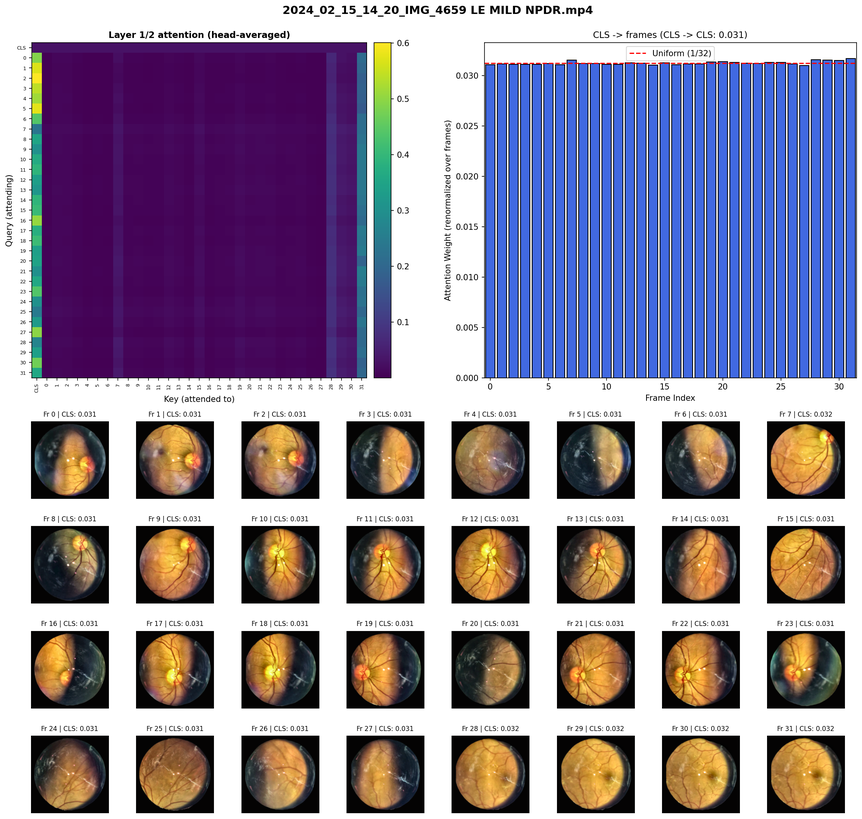
#> input picture all_transformer_attention_analysis/attention_vis_split_1/2024_02_15_14_20_IMG_4659 LE MILD NPDR_layer1.png, 862 x 819 px, shrunk from 2224 x 2113 before the run
$ python -i utils.py   (imports and definitions only)
#> lines starting #> are read from the running program, lines starting #| are printed output that depends on the picture
import os
import torch
import numpy as np
from PIL import Image
import cv2
import matplotlib.pyplot as plt
import seaborn as sns
from sklearn.metrics import (
    accuracy_score, f1_score, precision_score, recall_score,
    roc_auc_score, average_precision_score, precision_recall_curve,
    auc, cohen_kappa_score, confusion_matrix
)


# [91 lines left out: functions binary_metrics, multiclass_metrics, save_confusion_matrix, not called in this run]


def apply_clahe_cv2(img_pil):
    img_np = np.array(img_pil)
    valid = img_np.max(axis=2) > 0
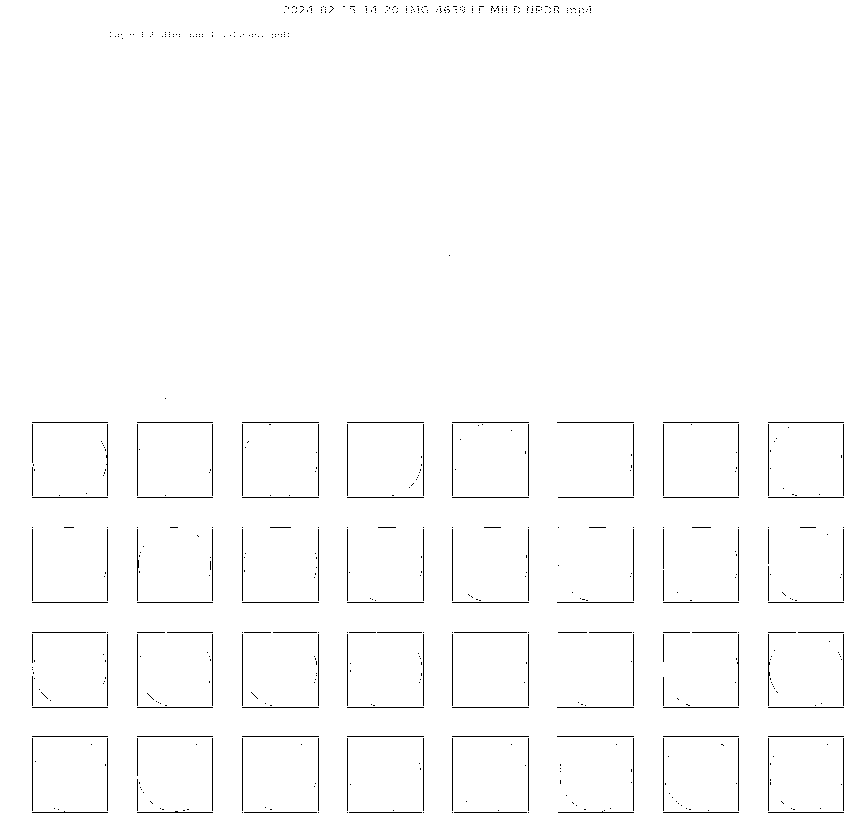
#> valid: shape (819, 862) bool; 98.7% white; black in thin lines or dots
    lab = cv2.cvtColor(img_np, cv2.COLOR_RGB2LAB)
#> lab: shape (819, 862, 3); mean of channels 0, 1, 2 148.3, 138.7, 120.1
    l, a, b = cv2.split(lab)
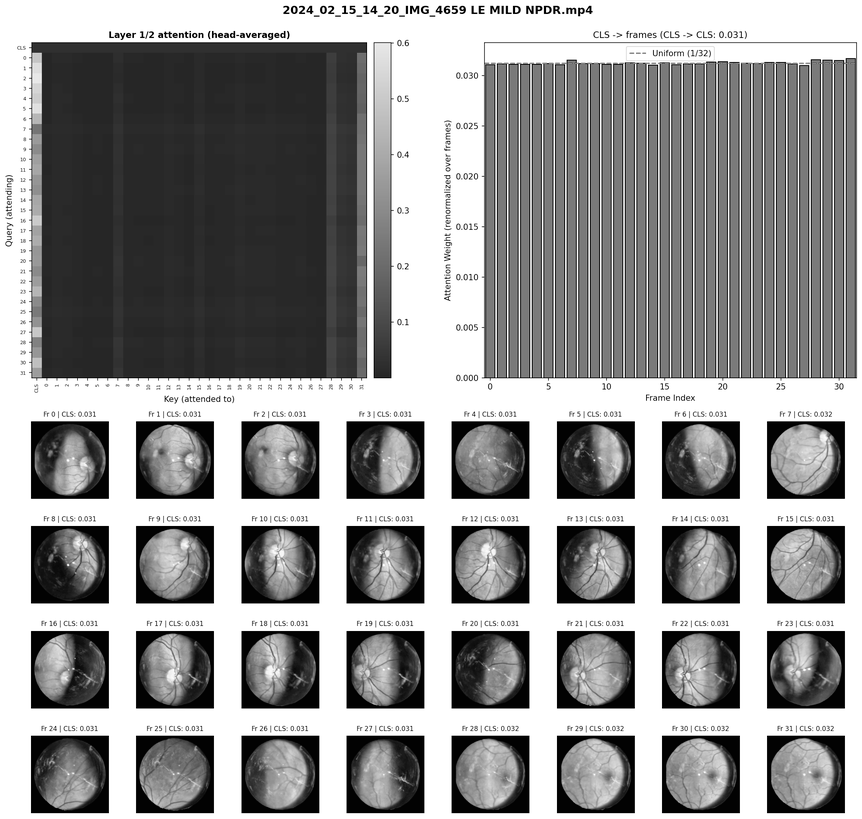
#> l: shape (819, 862); min 0, max 255, mean 148.3
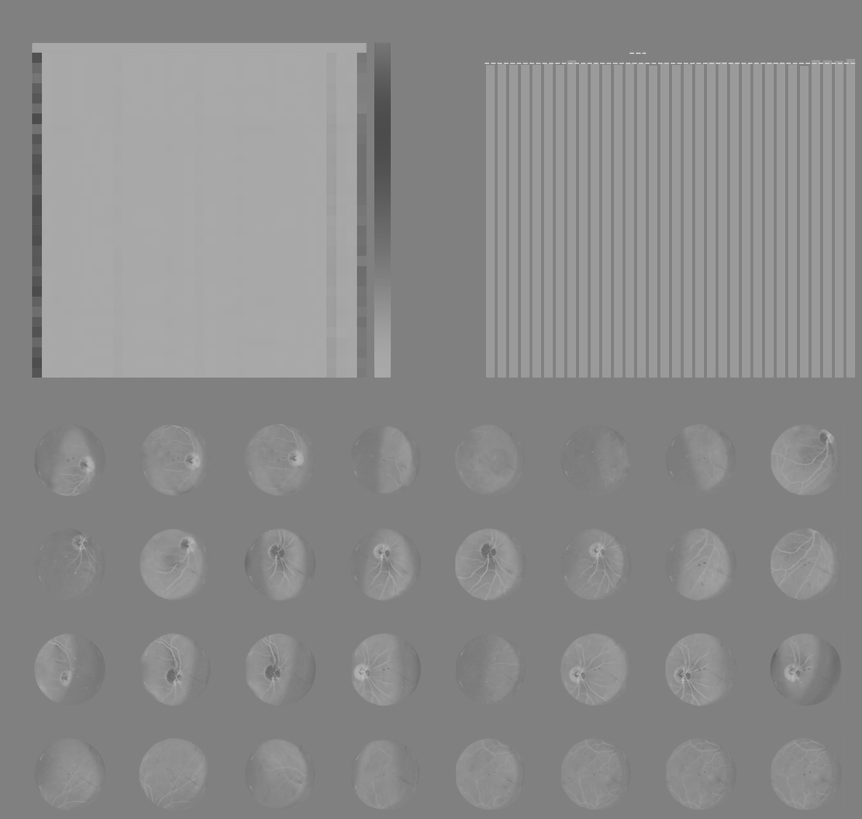
#> a: shape (819, 862); min 72, max 207, mean 138.7
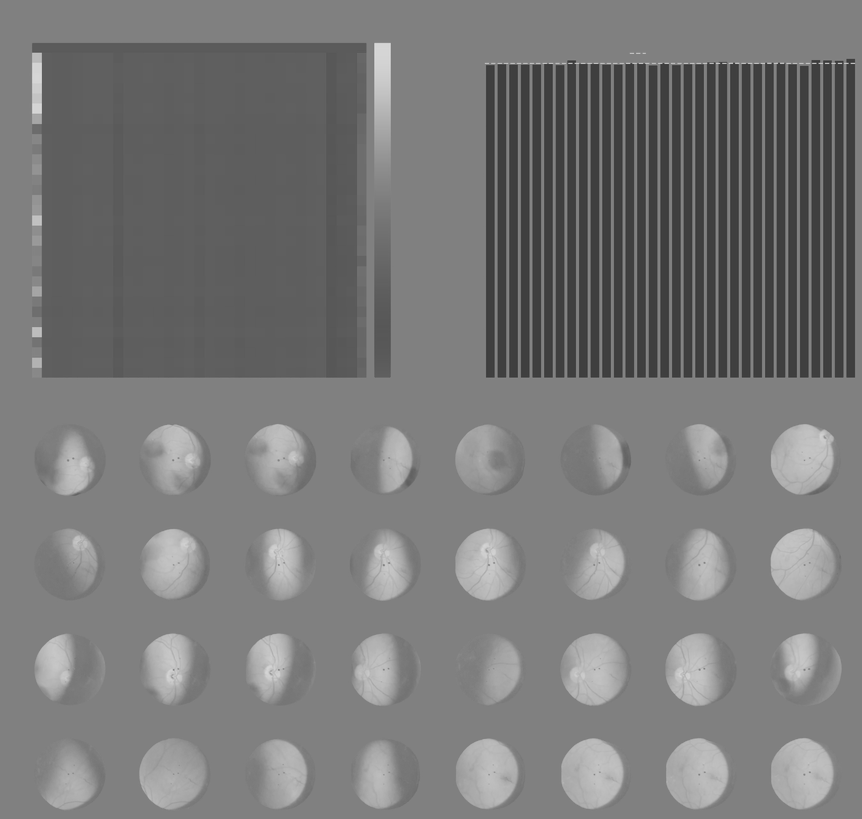
#> b: shape (819, 862); min 53, max 218, mean 120.1
    clahe = cv2.createCLAHE(clipLimit=2.0, tileGridSize=(8, 8))
    l = clahe.apply(l)
    out = cv2.cvtColor(cv2.merge((l, a, b)), cv2.COLOR_LAB2RGB)
    out[~valid] = 0
#> out: shape (819, 862, 3); mean R, G, B 151.1, 141.1, 159.4
    return Image.fromarray(out)

>>> import cv2
>>> picture = cv2.cvtColor(cv2.imread('../all_transformer_attention_analysis/attention_vis_split_1/2024_02_15_14_20_IMG_4659 LE MILD NPDR_layer1.png'), cv2.COLOR_BGR2RGB)
>>> result = apply_clahe_cv2(picture)

$ run again, on all_transformer_attention_analysis/attention_vis_split_1/2024_02_15_14_20_IMG_4659 LE MILD NPDR_layer2.png
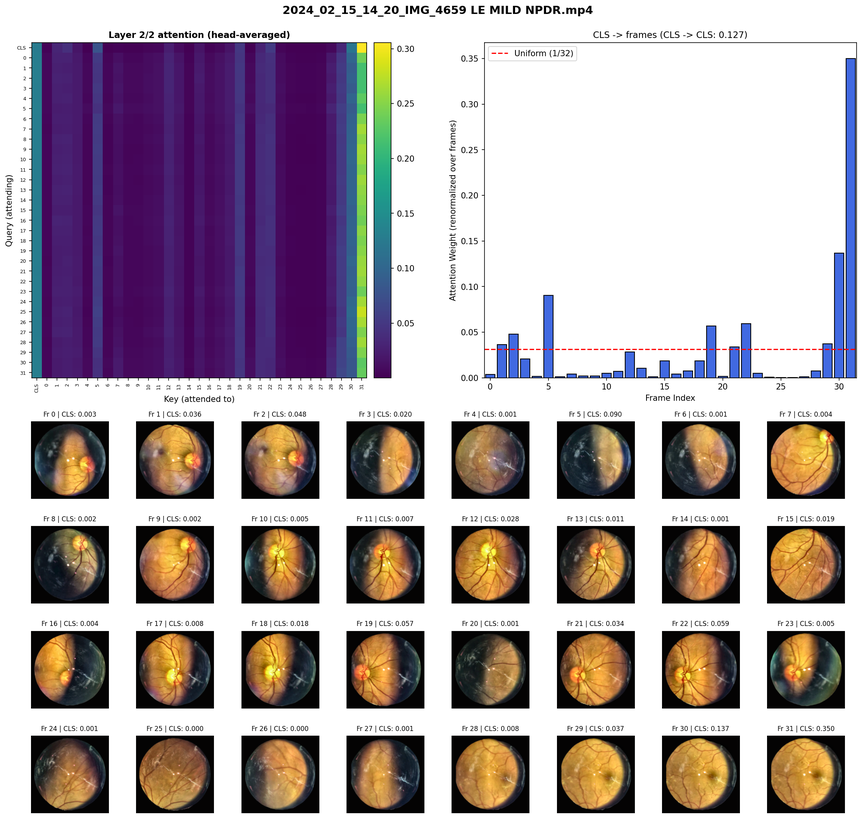
#> input picture all_transformer_attention_analysis/attention_vis_split_1/2024_02_15_14_20_IMG_4659 LE MILD NPDR_layer2.png, 862 x 819 px, shrunk from 2224 x 2113 before the run
#> valid: shape (819, 862) bool; 98.7% white; black in thin lines or dots
#> lab: shape (819, 862, 3); mean of channels 0, 1, 2 169.9, 135.1, 127.2
#> in apply_clahe_cv2, `l, a, b = cv2.split(lab)`:
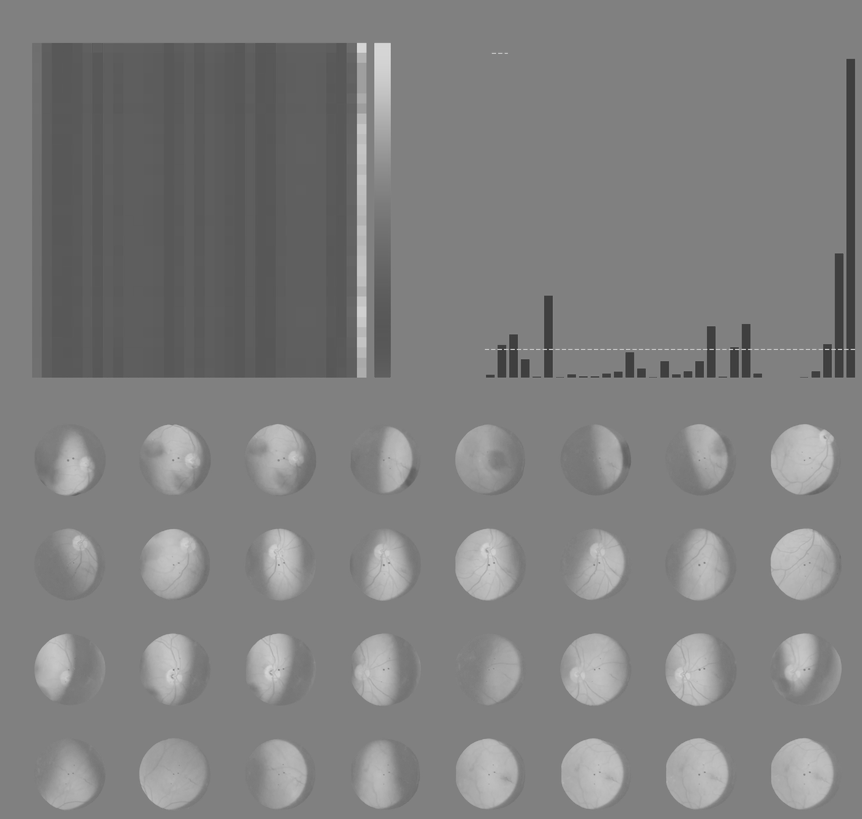
#> b: shape (819, 862); min 55, max 218, mean 127.2
#> in apply_clahe_cv2, `out = cv2.cvtColor(cv2.merge((l, a, b)), cv2.COLOR_LAB2RGB)`:
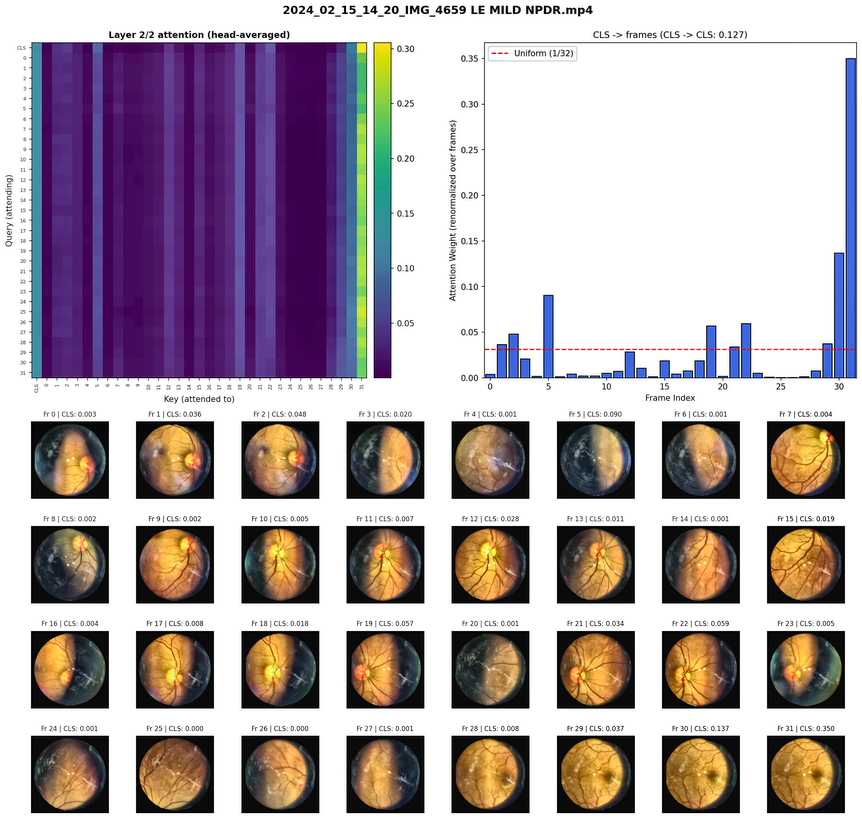
#> out: shape (819, 862, 3); mean R, G, B 177.5, 165.5, 169.9
